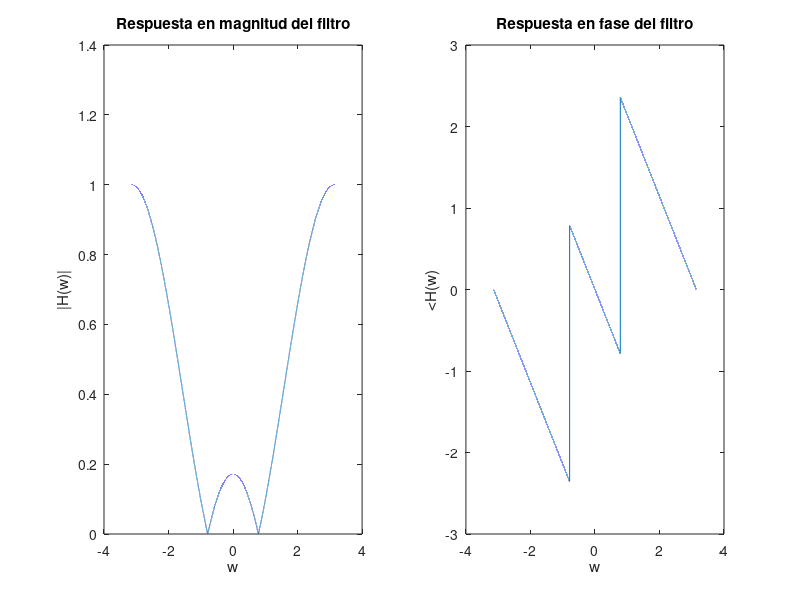
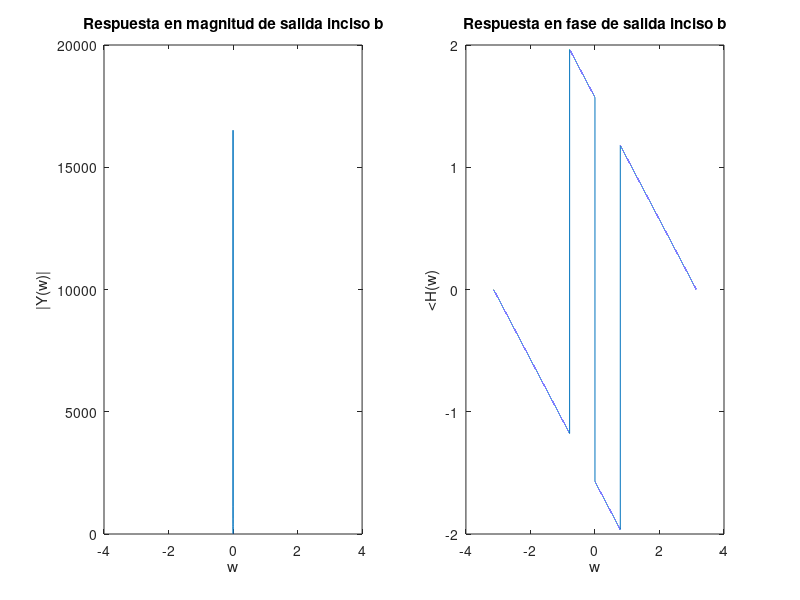

Recreate these plots in MATLAB, in order.
% Ejercicio 2
% Filtro ranura de sólo ceros (FIR).

w = -pi:0.0001:pi; % Frecuencia.

b0 = 1/(2+sqrt(2)); % Ganancia.
w0 = pi/4; % Frecuencia de los ceros conjugados.

% Funcion |H(w)|.
V1 = 2-2.*cos(w-w0);
V2 = 2-2.*cos(w+w0);
H = abs(b0).*sqrt(V1.*V2);

% Funcion <H(w).
A = sin(w-w0);
B = 1-cos(w-w0);
C = sin(w+w0);
D = 1-cos(w+w0);
PH = atan(A./B)+atan(C./D);

% Salida inciso a.
%Xa =
%PXa =
%Ya =
%PYa =

% Salida inciso b.
Xb = (sqrt(2)/2).*(1 ./sqrt(2-2 .*cos(w)));
PXb = -atan(sin(w)./(1-cos(w)));
Yb = H.*Xb;
PYb = PH+PXb;

% Graficas de H(w).
figure;
subplot(1,2,1);
plot(w, H);
title('Respuesta en magnitud del filtro')
xlabel('w');
ylabel('|H(w)|');
subplot(1,2,2);
plot(w, PH);
title('Respuesta en fase del filtro')
xlabel('w');
ylabel('<H(w)');

%  Graficas de salida inciso b.
figure;
subplot(1,2,1);
plot(w, Yb);
title('Respuesta en magnitud de salida inciso b')
xlabel('w');
ylabel('|Y(w)|');
subplot(1,2,2);
plot(w, PYb);
title('Respuesta en fase de salida inciso b')
xlabel('w');
ylabel('<H(w)');
